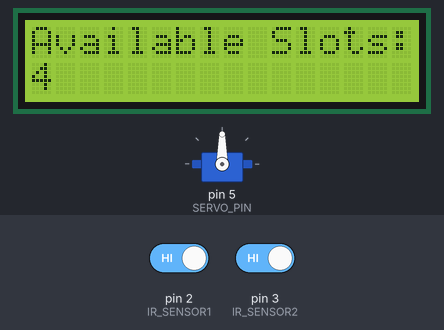
Simulated run of this sketch. Board: Arduino Uno, built with avr-gcc and run on an emulated ATmega328P. On the bench: 16×2 character LCD, servo. The test bench sets the inputs (shaded band); at power-on: pin 2 (IR_SENSOR1) HIGH, pin 3 (IR_SENSOR2) HIGH.

Above: at 3.3 s.
3.4 s: pin 2 (IR_SENSOR1) driven LOW
At 4.3 s:
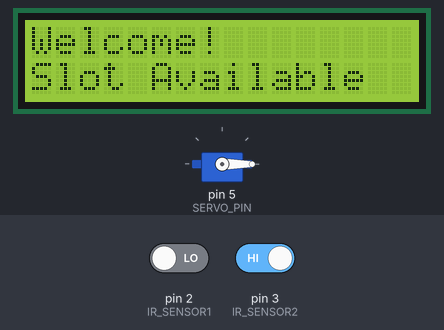
6.4 s: pin 3 (IR_SENSOR2) driven LOW
At 8.3 s:
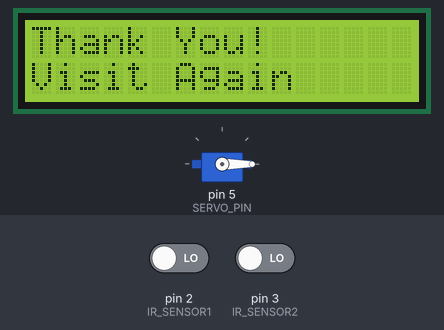
9.0 s: pin 3 (IR_SENSOR2) driven HIGH
12.0 s: pin 2 (IR_SENSOR1) driven HIGH
At 14.5 s:
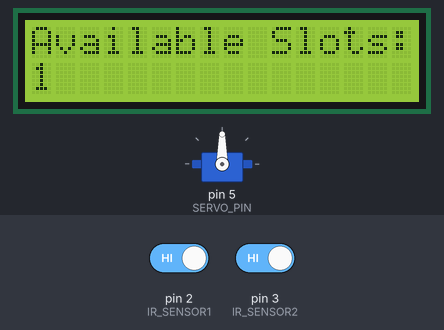
15.0 s: pin 2 (IR_SENSOR1) driven LOW
At 17.6 s:
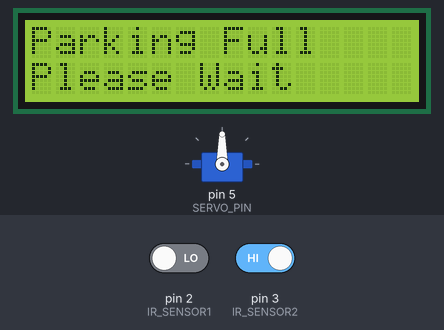
Timing chart, 0 to 19.1 s (numbered marks = the images above; inputs shaded):
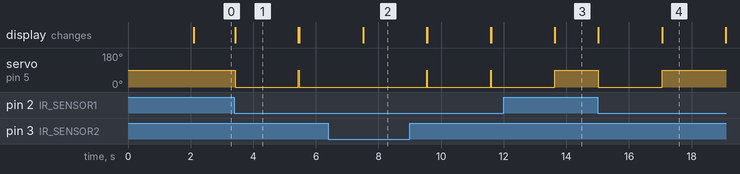

The sketch:

Automatic_Car_Parking_System.ino
```cpp
#include <Wire.h>
#include <LiquidCrystal_I2C.h>
#include <Servo.h>

LiquidCrystal_I2C lcd(0x27, 16, 2);  // Set the LCD address to 0x27 for a 16 chars and 2 line display
Servo myservo;

const int IR_SENSOR1 = 2;  // First IR sensor (entrance)
const int IR_SENSOR2 = 3;  // Second IR sensor (exit)
const int SERVO_PIN = 5;   // Servo motor pin

int totalSlots = 4;  // Total number of parking slots
int availableSlots = 4;  // Initially all slots are available

void setup() {
  lcd.init();  // Initialize the LCD
  lcd.backlight();  // Turn on the backlight

  myservo.attach(SERVO_PIN);  // Attaches the servo on pin 5 to the servo object
  myservo.write(90);  // Set servo to closed position (adjust angle as needed)

  pinMode(IR_SENSOR1, INPUT);
  pinMode(IR_SENSOR2, INPUT);

  lcd.setCursor(0, 0);
  lcd.print("Car Parking");
  lcd.setCursor(0, 1);
  lcd.print("System");
  delay(2000);
  updateLCD();
}

void loop() {
  if (digitalRead(IR_SENSOR1) == LOW) {
    if (availableSlots > 0) {
      // Car entering
      myservo.write(0);  // Open barrier (adjust angle as needed)
      lcd.clear();
      lcd.setCursor(0, 0);
      lcd.print("Welcome!");
      lcd.setCursor(0, 1);
      lcd.print("Slot Available");
      delay(2000);  // Wait for car to pass
      availableSlots--;
      updateLCD();
    } else {
      // Parking is full
      lcd.clear();
      lcd.setCursor(0, 0);
      lcd.print("Sorry!");
      lcd.setCursor(0, 1);
      lcd.print("Parking Full");
      delay(2000);
      updateLCD();
    }
  }

  if (digitalRead(IR_SENSOR2) == LOW && availableSlots < totalSlots) {
    // Car exiting
    myservo.write(0);  // Open barrier (adjust angle as needed)
    lcd.clear();
    lcd.setCursor(0, 0);
    lcd.print("Thank You!");
    lcd.setCursor(0, 1);
    lcd.print("Visit Again");
    delay(2000);  // Wait for car to pass
    availableSlots++;
    updateLCD();
  }

  myservo.write(90);  // Close barrier (adjust angle as needed)

  // Check if parking is full
  if (availableSlots == 0) {
    lcd.clear();
    lcd.setCursor(0, 0);
    lcd.print("Parking Full");
    lcd.setCursor(0, 1);
    lcd.print("Please Wait");
    delay(2000);
    updateLCD();
  }
}

void updateLCD() {
  lcd.clear();
  lcd.setCursor(0, 0);
  lcd.print("Available Slots:");
  lcd.setCursor(0, 1);
  lcd.print(availableSlots);
} 
```

Measured:
- after the input at 3.4 s, servo on pin 5 (SERVO_PIN): 90° → 0° at once; the display: changes at once (image 1)
- after the input at 6.4 s, servo on pin 5 (SERVO_PIN): stays 0° (without the input it goes to 90° after 1.1 s); the display: changes after 1.1 s (image 2)
- after the input at 12.0 s, servo on pin 5 (SERVO_PIN): goes on until 13.6 s, then stays 90°
- after the input at 15.0 s, servo on pin 5 (SERVO_PIN): 90° → 0° at once, → 90° 2.0 s later; the display: first changes at once (image 4 shows a later state)
- what the display in image 1 shows lasts 2.0 s, from 3.4 s to 5.4 s
